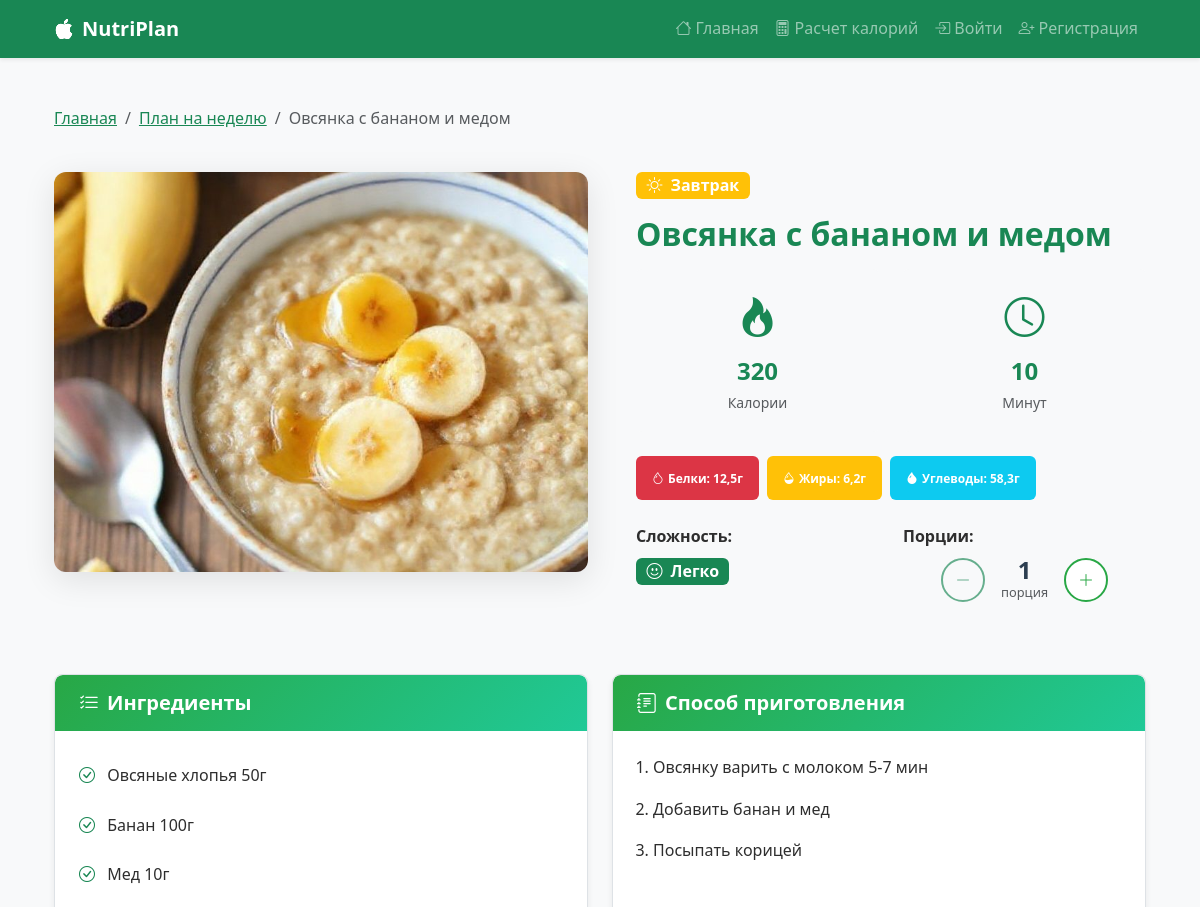
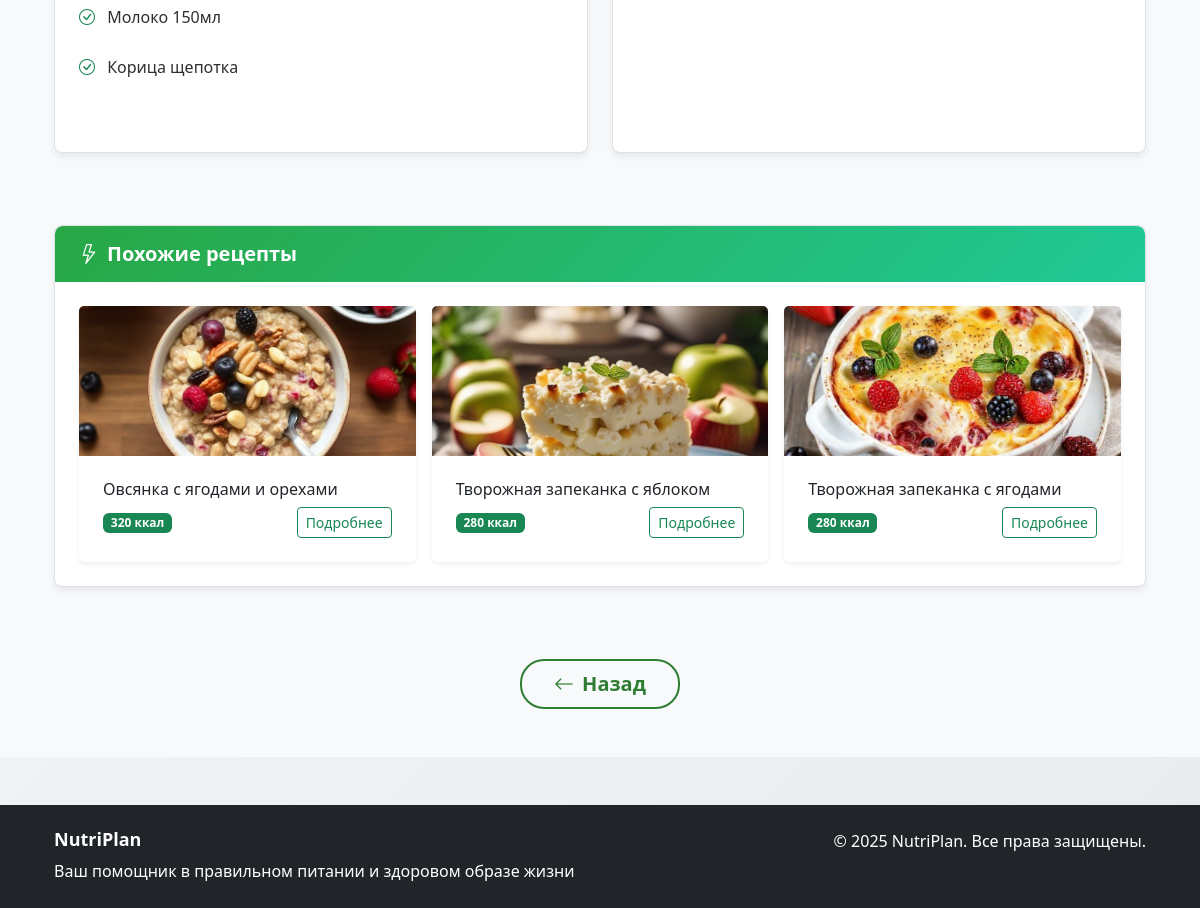
The page /recipe/9/ on the database its author committed (2 pictures, top to bottom).
### nutrition_app/models.py (models this page shows, shortened)
class Recipe(models.Model):
    MEAL_TYPES = [
        ('breakfast', 'Завтрак'),
        ('lunch', 'Обед'),
        ('snack', 'Перекус'),
        ('dinner', 'Ужин'),
    ]
    DIFFICULTY_CHOICES = [
        ('easy', 'Легко'),
        ('medium', 'Средне'),
        ('hard', 'Сложно')
    ]
    name = models.CharField(max_length=200, verbose_name="Название блюда")
    meal_type = models.CharField(
        max_length=20, choices=MEAL_TYPES, verbose_name="Тип приема пищи")
    calories = models.IntegerField(verbose_name="Калории")
    protein = models.DecimalField(
        max_digits=5, decimal_places=1, verbose_name="Белки (г)")
    fat = models.DecimalField(
        max_digits=5, decimal_places=1, verbose_name="Жиры (г)")
    carbs = models.DecimalField(
        max_digits=5, decimal_places=1, verbose_name="Углеводы (г)")
    ingredients = models.TextField(verbose_name="Ингредиенты")
    instructions = models.TextField(verbose_name="Инструкция приготовления")
    image = models.ImageField(
        upload_to='recipes/', blank=True, null=True, verbose_name="Изображение")
    cooking_time = models.IntegerField(
        default=15, verbose_name="Время приготовления (мин)")
    difficulty = models.CharField(
        max_length=20, choices=DIFFICULTY_CHOICES, default='easy', verbose_name="Сложность")
    base_portion = models.CharField(
        max_length=100, default="1 порция", verbose_name="Базовая порция")
    class Meta:
        verbose_name = "Рецепт"
        verbose_name_plural = "Рецепты"

### nutrition_app/views/recipe_views.py (the view)
# urls.py: path('recipe/<int:recipe_id>/', recipe_detail, name='recipe_detail'),
def recipe_detail(request, recipe_id):
    try:
        recipe = Recipe.objects.get(id=recipe_id)
    except Recipe.DoesNotExist:
        return render(request, 'nutrition_app/404.html', status=404)
    portions = int(request.GET.get('portions', 1))
    portions = max(1, min(portions, 10))
    day_key = request.GET.get('day_key') or request.session.get('current_day')
    adjusted_recipe = _adjust_portion(recipe, portions)
    similar_recipes = Recipe.objects.filter(
        meal_type=recipe.meal_type
    ).exclude(id=recipe.id)[:3]
    day_key = request.GET.get('day_key') or request.session.get('current_day')
    context = {
        'recipe': adjusted_recipe,
        'original_recipe': recipe,  # Сохраняем оригинальный рецепт для сброса
        'similar_recipes': similar_recipes,
        'current_portions': portions,
        'portion_range': range(1, 11),  # Для выпадающего списка
        'day_key': day_key,
    }
    return render(request, 'nutrition_app/recipe_detail.html', context)

### nutrition_app/views/utils.py (called while the page is built, shortened)
def _adjust_recipe_ingredients(ingredients_text, multiplier):
    if multiplier == 1:
        return ingredients_text

### nutrition_app/templates/nutrition_app/recipe_detail.html (shortened to what this page needs)
{% extends 'nutrition_app/base.html' %}
{% load static %}
{% load custom_filters %}
{% block content %}
<div class="container py-5">
    <div class="row mb-4">
        <div class="col-12">
            <nav aria-label="breadcrumb">
                <ol class="breadcrumb">
                    <li class="breadcrumb-item"><a href="{% url 'index' %}" class="text-success">Главная</a></li>
                    <li class="breadcrumb-item"><a href="{% url 'week_plan' %}" class="text-success">План на неделю</a></li>
                    <li class="breadcrumb-item active">{{ recipe.name }}</li>
                </ol>
            </nav>
        </div>
    </div>
    <div class="row mb-5">
        <div class="col-lg-6">
            <div class="recipe-image-container">
                {% if recipe.image %}
                    <div class="image-wrapper">
                        <img src="{{ recipe.image.url }}" alt="{{ recipe.name }}"
                             class="recipe-main-image img-fluid rounded shadow">
                    </div>
                {% endif %}
            </div>
        </div>
        <div class="col-lg-6">
            <div class="recipe-content ps-lg-4">
                <div class="mb-3">
                    <span class="badge
                        {% if recipe.meal_type == 'breakfast' %}bg-warning
                        {% elif recipe.meal_type == 'lunch' %}bg-success
                        {% elif recipe.meal_type == 'snack' %}bg-info
                        {% else %}bg-primary{% endif %} fs-6">
                        <i class="bi bi-{% if recipe.meal_type == 'breakfast' %}sun
                                      {% elif recipe.meal_type == 'lunch' %}cloud-sun
                                      {% elif recipe.meal_type == 'snack' %}cloud
                                      {% else %}moon{% endif %} me-1"></i>
                        {% if recipe.meal_type == 'breakfast' %}Завтрак
                        {% elif recipe.meal_type == 'lunch' %}Обед
                        {% elif recipe.meal_type == 'snack' %}Перекус
                        {% else %}Ужин{% endif %}
                    </span>
                </div>
                <h1 class="fw-bold text-success mb-3">{{ recipe.name }}</h1>
                <div class="row mb-4">
                    <div class="col-6">
                        <div class="text-center p-3 bg-light rounded h-100">
                            <i class="bi bi-fire fs-1 text-success mb-2 d-block"></i>
                            <h3 class="text-success fw-bold mb-1">{{ recipe.calories }}</h3>
                            <small class="text-muted">Калории</small>
                        </div>
                    </div>
                    <div class="col-6">
                        <div class="text-center p-3 bg-light rounded h-100">
                            <i class="bi bi-clock fs-1 text-success mb-2 d-block"></i>
                            <h3 class="text-success fw-bold mb-1">{{ recipe.cooking_time }}</h3>
                            <small class="text-muted">Минут</small>
                        </div>
                    </div>
                </div>
                <div class="mb-4">
                    <div class="d-flex flex-wrap gap-2">
                        <span class="badge bg-danger p-3">
                            <i class="bi bi-droplet me-1"></i>Белки: {{ recipe.protein }}г
                        </span>
                        <span class="badge bg-warning p-3">
                            <i class="bi bi-droplet-half me-1"></i>Жиры: {{ recipe.fat }}г
                        </span>
                        <span class="badge bg-info p-3">
                            <i class="bi bi-droplet-fill me-1"></i>Углеводы: {{ recipe.carbs }}г
                        </span>
                    </div>
                </div>
                <div class="row mb-4">
                    <div class="col-md-6 mb-3">
                        <strong class="d-block mb-2">Сложность:</strong>
                        <span class="badge {% if recipe.difficulty == 'easy' %}bg-success{% elif recipe.difficulty == 'medium' %}bg-warning{% else %}bg-danger{% endif %} fs-6">
                            <i class="bi bi-{% if recipe.difficulty == 'easy' %}emoji-smile{% elif recipe.difficulty == 'medium' %}emoji-neutral{% else %}emoji-frown{% endif %} me-1"></i>
                            {% if recipe.difficulty == 'easy' %}Легко
                            {% elif recipe.difficulty == 'medium' %}Средне
                            {% else %}Сложно{% endif %}
                        </span>
                    </div>
                    <div class="col-md-6">
                        <strong class="d-block mb-2">Порции:</strong>
                        <div class="portions-control-elegant">
                            <form method="get" class="d-flex align-items-center justify-content-center">
                                <button type="submit" name="portions" value="{{ current_portions|add:'-1' }}"
                                        class="btn btn-outline-success btn-control {% if current_portions <= 1 %}disabled{% endif %}"
                                        {% if current_portions <= 1 %}disabled{% endif %}>
                                    <i class="bi bi-dash-lg"></i>
                                </button>
                                <div class="portion-count mx-3">
                                    <span class="count fs-4 fw-bold">{{ current_portions }}</span>
                                    <div class="label small text-muted">порци{{ current_portions|pluralize:"я,и" }}</div>
                                </div>
                                <button type="submit" name="portions" value="{{ current_portions|add:'1' }}"
                                        class="btn btn-outline-success btn-control {% if current_portions >= 10 %}disabled{% endif %}"
                                        {% if current_portions >= 10 %}disabled{% endif %}>
                                    <i class="bi bi-plus-lg"></i>
                                </button>
                            </form>
                        </div>
                    </div>
                </div>
            </div>
        </div>
    </div>
    <div class="row">
        <div class="col-lg-6 mb-4">
            <div class="nutri-card h-100">
                <div class="card-header-custom">
                    <h4 class="mb-0">
                        <i class="bi bi-list-check me-2"></i>Ингредиенты
                    </h4>
                </div>
                <div class="card-body">
                    <ul class="list-unstyled">
                        {% for ingredient in recipe.ingredients.splitlines %}
                            {% if ingredient.strip %}
                                <li class="mb-2">
                                    <i class="bi bi-check-circle text-success me-2"></i>
                                    {{ ingredient.strip }}
                                </li>
                            {% endif %}
                        {% endfor %}
                    </ul>
                </div>
            </div>
        </div>
        <div class="col-lg-6 mb-4">
            <div class="nutri-card h-100">
                <div class="card-header-custom">
                    <h4 class="mb-0">
                        <i class="bi bi-journal-text me-2"></i>Способ приготовления
                    </h4>
                </div>
                <div class="card-body">
                    <ol class="ps-3">
                        {% for step in recipe.instructions.splitlines %}
                            {% if step.strip %}
                                <li class="mb-3">{{ step.strip }}</li>
                            {% endif %}
                        {% endfor %}
                    </ol>
                </div>
            </div>
        </div>
    </div>
    {% if similar_recipes %}
    <div class="row mt-5">
        <div class="col-12">
            <div class="nutri-card">
                <div class="card-header-custom">
                    <h4 class="mb-0">
                        <i class="bi bi-lightning me-2"></i>Похожие рецепты
                    </h4>
                </div>
                <div class="card-body">
                    <div class="row g-3">
                        {% for similar in similar_recipes %}
                        <div class="col-md-4">
                            <div class="card h-100 border-0 shadow-sm">
                                {% if similar.image %}
                                    <img src="{{ similar.image.url }}" class="card-img-top" alt="{{ similar.name }}" style="height: 150px; object-fit: cover;">
                                {% endif %}
                                <div class="card-body">
                                    <h6 class="card-title">{{ similar.name }}</h6>
                                    <div class="d-flex justify-content-between align-items-center">
                                        <span class="badge bg-success">{{ similar.calories }} ккал</span>
                                        <a href="{% url 'recipe_detail' similar.id %}" class="btn btn-sm btn-outline-success">Подробнее</a>
                                    </div>
                                </div>
                            </div>
                        </div>
                        {% endfor %}
                    </div>
                </div>
            </div>
        </div>
    </div>
    {% endif %}
    <div class="row mt-5">
        <div class="col-12 text-center">
            <a href="{% url 'day_plan' day_key %}" class="btn btn-nutri-outline btn-lg">
                <i class="bi bi-arrow-left me-2"></i>Назад
            </a>
        </div>
    </div>
</div>
{% endblock %}

### nutrition_app/static/nutrition_app/css/style.css (style rules this page uses)
:root { --primary-color: #2e7d32; --primary-dark: #1b5e20; --primary-light: #4caf50; --secondary-color: #81c784; --accent-color: #ffb74d; --light-bg: #f8f9fa; --text-dark: #2e2e2e; --text-muted: #6c757d; --border-color: #e9ecef; --space-xs: 0.5rem; --space-sm: 1rem; --space-md: 1.5rem; --space-lg: 2rem; --space-xl: 3rem; --space-xxl: 4rem; --radius-sm: 0.5rem; --radius-md: 0.75rem; --radius-lg: 1rem; --radius-xl: 1.5rem; --shadow-sm: 0 2px 4px rgba(0, 0, 0, 0.05); --shadow-md: 0 4px 6px rgba(0, 0, 0, 0.07); --shadow-lg: 0 8px 25px rgba(0, 0, 0, 0.1); --shadow-hover: 0 12px 40px rgba(0, 0, 0, 0.15); --transition-fast: 0.2s ease; --transition-base: 0.3s ease; --transition-slow: 0.5s ease; }
* { box-sizing: border-box; }
body { font-family: "Segoe UI", system-ui, -apple-system, sans-serif; background: linear-gradient(135deg, #f8f9fa 0%, #e9ecef 100%); line-height: 1.6; color: var(--text-dark); margin: 0; padding: 0; }
.container { padding-left: var(--space-sm); padding-right: var(--space-sm); }
@media (min-width: 768px) { .container { padding-left: var(--space-md); padding-right: var(--space-md); } }
h1, .h1 { font-size: 2rem; margin-bottom: var(--space-md); }
h3, .h3 { font-size: 1.5rem; margin-bottom: var(--space-sm); }
h4, .h4 { font-size: 1.25rem; margin-bottom: var(--space-xs); }
h6, .h6 { font-size: 1rem; margin-bottom: var(--space-xs); }
.nutri-card { border: none; border-radius: var(--radius-lg); box-shadow: var(--shadow-md); transition: all var(--transition-base); background: white; overflow: hidden; margin-bottom: var(--space-md); }
.card-header-custom { background: linear-gradient(135deg, var(--primary-color), var(--secondary-color)); color: white; border-radius: var(--radius-lg) var(--radius-lg) 0 0 !important; padding: var(--space-md); }
.card-body { padding: var(--space-md); }
.btn-nutri-outline { border: 2px solid var(--primary-color); color: var(--primary-color); background: transparent; padding: var(--space-xs) var(--space-lg); border-radius: var(--radius-xl); font-weight: 600; transition: all var(--transition-base); }
.list-unstyled li { margin-bottom: var(--space-xs); padding: var(--space-xs) 0; }
.list-unstyled li:last-child { margin-bottom: 0; }

### nutrition_app/templates/nutrition_app/recipe_detail.html (style rules this page uses)
.recipe-image-container { position: relative; }
.image-wrapper { border-radius: 12px; overflow: hidden; box-shadow: 0 8px 32px rgba(0,0,0,0.1); }
.recipe-main-image { width: 100%; height: 400px; object-fit: cover; display: block; }
.btn-control { width: 44px; height: 44px; border-radius: 50%; border: 2px solid #28a745; background: white; color: #28a745; display: flex; align-items: center; justify-content: center; transition: all 0.3s ease; }
.portion-count { text-align: center; }
.portion-count .count { font-size: 1.8rem; font-weight: 700; color: #2c3e50; display: block; line-height: 1; }
.portion-count .label { font-size: 0.8rem; color: #7f8c8d; }
.nutri-card { border: 1px solid #dee2e6; border-radius: 0.5rem; background: white; }
.card-header-custom { background: linear-gradient(135deg, #28a745, #20c997); color: white; padding: 1rem 1.5rem; border-radius: 0.5rem 0.5rem 0 0 !important; }
.card-header-custom h4 { margin: 0; font-weight: 600; }

### rows shown on the page
Recipe: name "Овсянка с бананом и медом", image (picture), calories "320", cooking_time "10", protein "12,5", fat "6,2", carbs "58,3"
Recipe: image (picture), name "Овсянка с ягодами и орехами", calories "320"
Recipe: image (picture), name "Творожная запеканка с яблоком", calories "280"
Recipe: image (picture), name "Творожная запеканка с ягодами", calories "280"

### other values the page prints
{{ current_portions }} "1"
{{ ingredient.strip }} "Овсяные хлопья 50г" "Банан 100г" "Мед 10г" "Молоко 150мл" "Корица щепотка"
{{ step.strip }} "Овсянку варить с молоком 5-7 мин" "Добавить банан и мед" "Посыпать корицей"
